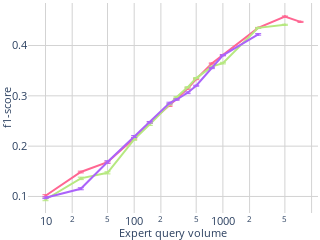

Notebook code for this chart:
### Code cell
import plotly.graph_objects as go
from plotly.subplots import make_subplots
import numpy as np

import plotly.graph_objects as go
import plotly.express as px

dataset = 'CIFAR10'

approaches = {
    #'EEneuralcbpside_v5': {'color': [255, 255, 0], 'label': 'EEneuralcbpside_v5'},  # Red
    # 'IneurAL (official)': {'color': [255, 161, 90], 'label':'IneurAL6'},                    # Yellow
    # 'IneurAL (tuned)': {'color': [25, 211, 243], 'label':'IneurAL3'},                    # Cyan
    'Neuronal (official)': {'color': [255, 102, 146], 'label':'neuronal6'},                  # Magenta
    'Neuronal (less exploration)': {'color': [182, 232, 128], 'label':'neuronal3'} ,                  # Orange
    'Neural-CBP': {'color': [171, 99, 250], 'label': 'EEneuralcbpside_v6'},  # Red
    # 'margin': {'color': [160, 160, 160], 'label':'margin'},
    # 'cesa': {'color': [0, 0, 255], 'label':'cesa'},
}

thresholds = ['f1_10', 'f1_25', 'f1_50', 'f1_100', 'f1_150',
              'f1_250', 'f1_300', 'f1_400', 'f1_500', 'f1_750', 
              'f1_1000', 'f1_2500', 'f1_5000', 'f1_7500', ]


# Create a subplot with 1 row and 2 columns
fig = make_subplots(rows=1, cols=1, ) #subplot_titles=("f1-score", "# of labelled observations")

# Add your traces for the first figure to the first subplot
for approach in approaches.keys():
    # ... [your existing code for calculating mean_values, std_values, and color] ...
    mean_values = [] 
    std_values = []
    r,g,b = approaches[approach]['color']
    
    for threshold in thresholds:
        mean_value = df_mean[(df_mean['Dataset'] == dataset) & (df_mean['Approach'] == approach)][threshold].values[0]
        mean_values.append(mean_value)

        std_value = df_std[(df_std['Dataset'] == dataset) & (df_std['Approach'] == approach)][threshold].values[0]
        std_values.append( 2.575 * std_value / n_folds  )

        # std_values.append(std_value)

    fig.add_trace(go.Scatter(
        x=[10, 25, 50, 100, 150, 250, 300, 400, 500, 750, 1000, 2500, 5000, 7500, 9000], 
        y=mean_values,
        error_y=dict(type='data', array=std_values, visible=True, thickness=1, width=3),
        line=dict(dash='solid', width=2, color='rgba({},{},{},1)'.format(r,g,b)),
        marker=dict(size=2.5),
        name=approach), 
        row=1, col=1)

# Add your traces for the second figure to the second subplot
# for approach in approaches.keys():
#     # ... [your existing code for calculating explo_value, upper, and color] ...
#     r,g,b = approaches[approach]['color']
#     explo_value = explo_final['LeNet'][dataset][approach]
#     upper = explo_value + explo2_final['LeNet'][dataset][approach]
#     xcoords = np.arange(0,horizon,1).tolist()

#     fig.add_trace(go.Scatter(
#         x=xcoords+xcoords[::-1], 
#         y=upper.tolist()+explo_value.tolist()[::-1],  
#         fill='toself',
#         fillcolor='rgba({},{},{},0.2)'.format(r,g,b),
#         line=dict(color='rgba({},{},{},1)'.format(r,g,b), width=0),
#         hoverinfo="skip"),
#         row=1, col=2)
    
#     fig.add_trace(go.Scatter(
#         x=xcoords, 
#         y=explo_value,
#         line=dict(dash='solid', width=2, color='rgba({},{},{},1)'.format(r,g,b)),
#         name=approach), 
#         row=1, col=2)

# Update layout and axes for the combined figure
siz = 12.5
fig.update_layout(
    width=220,  # Adjusted for two subplots
    height=180,
    plot_bgcolor='white',
    paper_bgcolor='white',
    margin=dict(l=0, r=0, t=3, b=0),
    showlegend=False
)

# Update xaxis and yaxis properties for each subplot
fig.update_xaxes(title_text="Expert query volume", row=1, col=1, gridcolor='lightgrey', tickmode='array', type="log", title_standoff=5, title_font=dict(size=siz-2), tickfont=dict(size=siz-2))
fig.update_yaxes(
    title_text="f1-score",
    row=1, col=1,
    #range=[0, 1.05],
    gridcolor='lightgrey',
    title_standoff=5,
    title_font=dict(size=siz-2),
    tickfont=dict(size=siz-2),
    tickvals=[0, 0.1, 0.2, 0.3, 0.4, 0.5, 0.6, 0.7, 0.8, 0.9, 1]  # Set custom tick values
)

# fig.update_xaxes(title_text="Round", row=1, col=2, gridcolor='lightgrey', tickmode='array', title_standoff=5, title_font=dict(size=siz-2), tickfont=dict(size=siz-2))
# fig.update_yaxes(title_text="# of labelled observations", row=1, col=2, range=[0,4.5], gridcolor='lightgrey',type="log", title_standoff=0, title_font=dict(size=siz-2), tickfont=dict(size=siz-2))

fig.show()

fig.write_image("./cr_figures/f1_{}_{}_{}_b.pdf".format(case, model, dataset))
fig.write_image("./cr_figures/f1_{}_{}_{}_b.pdf".format(case, model, dataset))

### Figure 1 — Plotly figure (JSON) as saved in the notebook; plotly's stock layout.template omitted (floating-point values rounded to 4 significant figures)
{"data": [{"error_y": {"array": [0.002071, 0.001702, 0.002146, 0.00175, 0.00182, 0.001422, 0.001297, 0.001348, 0.001132, 0.0009499, 0.001052, 0.0007915, 0.0009899, 0.001022], "thickness": 1, "type": "data", "visible": true, "width": 3}, "line": {"color": "rgba(255,102,146,1)", "dash": "solid", "width": 2}, "marker": {"size": 2.5}, "name": "Neuronal (official)", "type": "scatter", "x": [10, 25, 50, 100, 150, 250, 300, 400, 500, 750, 1000, 2500, 5000, 7500, 9000], "xaxis": "x", "y": [0.1015, 0.1486, 0.168, 0.2157, 0.2472, 0.2804, 0.2936, 0.3146, 0.3332, 0.3644, 0.381, 0.4352, 0.4577, 0.447], "yaxis": "y"}, {"error_y": {"array": [0.002407, 0.002446, 0.002137, 0.001884, 0.002142, 0.001478, 0.001218, 0.001105, 0.001167, 0.0008993, 0.001563, 0.0008741, 0.00107, null], "thickness": 1, "type": "data", "visible": true, "width": 3}, "line": {"color": "rgba(182,232,128,1)", "dash": "solid", "width": 2}, "marker": {"size": 2.5}, "name": "Neuronal (less exploration)", "type": "scatter", "x": [10, 25, 50, 100, 150, 250, 300, 400, 500, 750, 1000, 2500, 5000, 7500, 9000], "xaxis": "x", "y": [0.09396, 0.1359, 0.1469, 0.2135, 0.2435, 0.2832, 0.2971, 0.317, 0.3353, 0.358, 0.3651, 0.4351, 0.4412, null], "yaxis": "y"}, {"error_y": {"array": [0.001683, 0.00203, 0.002295, 0.001866, 0.001517, 0.001671, 0.001322, 0.001692, 0.0009492, 0.001203, 0.0009692, 0.00156, null, null], "thickness": 1, "type": "data", "visible": true, "width": 3}, "line": {"color": "rgba(171,99,250,1)", "dash": "solid", "width": 2}, "marker": {"size": 2.5}, "name": "Neural-CBP", "type": "scatter", "x": [10, 25, 50, 100, 150, 250, 300, 400, 500, 750, 1000, 2500, 5000, 7500, 9000], "xaxis": "x", "y": [0.09739, 0.1153, 0.1686, 0.2192, 0.2475, 0.2856, 0.2927, 0.3061, 0.3202, 0.3553, 0.3806, 0.4222, null, null], "yaxis": "y"}], "layout": {"height": 180, "margin": {"b": 0, "l": 0, "r": 0, "t": 3}, "paper_bgcolor": "white", "plot_bgcolor": "white", "showlegend": false, "width": 220, "xaxis": {"anchor": "y", "domain": [0, 1], "gridcolor": "lightgrey", "tickfont": {"size": 10.5}, "tickmode": "array", "title": {"font": {"size": 10.5}, "standoff": 5, "text": "Expert query volume"}, "type": "log"}, "yaxis": {"anchor": "x", "domain": [0, 1], "gridcolor": "lightgrey", "tickfont": {"size": 10.5}, "tickvals": [0, 0.1, 0.2, 0.3, 0.4, 0.5, 0.6, 0.7, 0.8, 0.9, 1], "title": {"font": {"size": 10.5}, "standoff": 5, "text": "f1-score"}}}}
